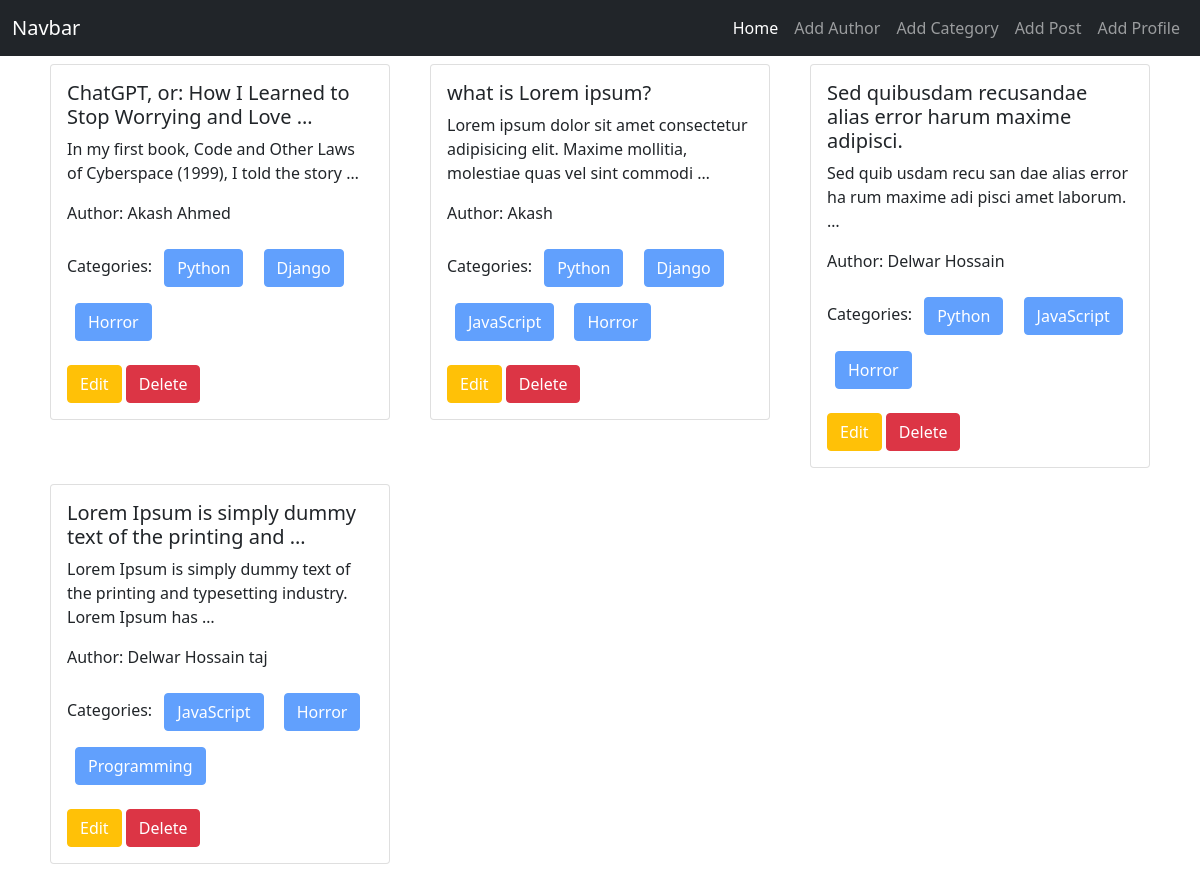
The page / on the database its author committed.
### posts/models.py (models this page shows, shortened)
class PostsModel(models.Model):
    title = models.CharField(max_length=100)
    content = models.TextField()
    category = models.ManyToManyField(CategoryModel)
    author = models.ForeignKey(AuthorModel, on_delete=models.CASCADE)

### author/models.py (models this page shows, shortened)
class AuthorModel(models.Model):
    name = models.CharField(max_length=50)
    bio = models.TextField()
    phone = models.CharField(max_length=14)

### categories/models.py (models this page shows, shortened)
class CategoryModel(models.Model):
    category = models.CharField(max_length=50)

### blog_project/views.py (the view)
# urls.py: 2. Add a URL to urlpatterns:  path('', views.home, name='home')
def home(request):
    data = PostsModel.objects.all()
    return render(request, 'home.html', {'posts': data})

### templates/home.html (shortened to what this page needs)
{% extends "base.html" %}
{% block content %}
    <div class="container">
        <div class="row">
            {% for post in posts %}
                <div class="col-sm-4">
                    <div class="card m-2">
                        <div class="card-body">
                            <h5 class="card-title">{{post.title |truncatewords:10 }}</h5>
                            <p class="card-text">{{post.content |truncatewords:15 }}</p>
                            <p>Author: {{post.author.name}}</p>
                            <p>Categories:
                                {% for cat in post.category.all %}
                                    <button disabled class="btn btn-primary m-2 text-white">{{cat.category}}</button>
                                {% endfor %}
                            </p>
                            <div>
                                <a href="{% url "edit_post" post.id %}" class="btn btn-warning text-white">Edit</a>
                                <a href="{% url "delete_post" post.id %}" class="btn btn-danger">Delete</a>
                            </div>
                        </div>
                    </div>
                </div>
            {% endfor %}
        </div>
    </div>
{% endblock content %}

### templates/base.html (shortened to what this page needs)
<!doctype html>
<html lang="en">
  <head>
    <link href="https://cdn.jsdelivr.net/npm/bootstrap@5.0.2/dist/css/bootstrap.min.css" rel="stylesheet">
  </head>
  <body>
    <nav class="navbar navbar-expand-lg navbar-dark bg-dark">
        <div class="container-fluid">
            <a class="navbar-brand" href="#">Navbar</a>
            <div class="collapse navbar-collapse" id="navbarSupportedContent">
            <ul class="navbar-nav ms-auto mb-2 mb-lg-0">
                <li class="nav-item">
                    <a class="nav-link active" aria-current="page" href="{% url "homepage" %}">Home</a>
                </li>
                <li class="nav-item">
                    <a class="nav-link" href="{% url "add_author" %}">Add Author</a>
                </li>
                <li class="nav-item">
                    <a class="nav-link" href="{% url "add_category" %}">Add Category</a>
                </li>
                <li class="nav-item">
                    <a class="nav-link" href="{% url "add_post" %}">Add Post</a>
                </li>
                <li class="nav-item">
                    <a class="nav-link" href="{% url "add_profile" %}">Add Profile</a>
                </li>
            </ul>
            </div>
        </div>
    </nav>
    {% block content %}{% endblock content %}
  </body>
</html>

### rows shown on the page
PostsModel: title "ChatGPT, or: How I Learned to Stop Worrying and Love …", content "In my first book, Code and Other Laws of Cyberspace (1999), I told the story …", author.name "Akash Ahmed"
CategoryModel: category "Python"
CategoryModel: category "Django"
CategoryModel: category "Horror"
PostsModel: title "what is Lorem ipsum?", content "Lorem ipsum dolor sit amet consectetur adipisicing elit. Maxime mollitia, molestiae quas vel sint commodi …", author.name "Akash"
CategoryModel: category "JavaScript"
PostsModel: title "Sed quibusdam recusandae alias error harum maxime adipisci.", content "Sed quib usdam recu san dae alias error ha rum maxime adi pisci amet laborum. …", author.name "Delwar Hossain"
PostsModel: title "Lorem Ipsum is simply dummy text of the printing and …", content "Lorem Ipsum is simply dummy text of the printing and typesetting industry. Lorem Ipsum has …", author.name "Delwar Hossain taj"
CategoryModel: category "Programming"
